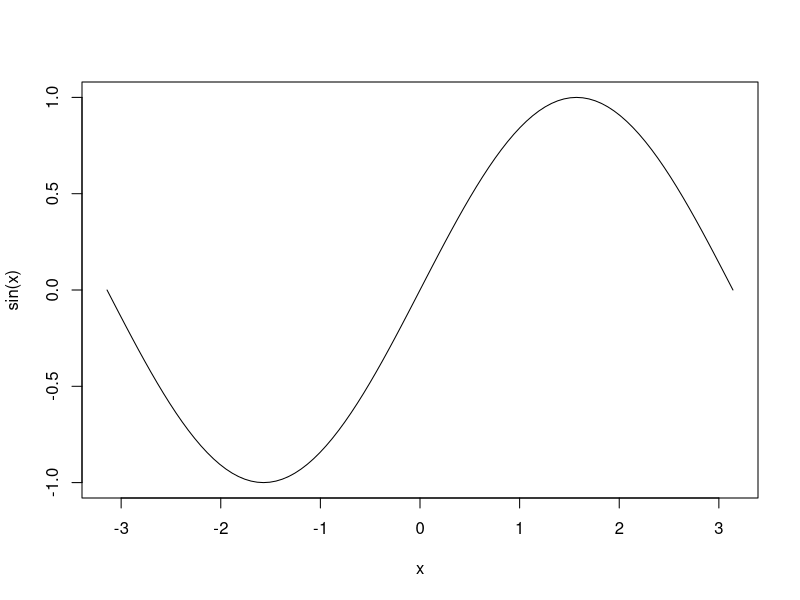

Write the R code that produced this figure.
#practice
dat1<-c(7.3, 6.8, 0.005, 9, 12, 2.4, 18.9, 0.9)
# (a) 计算数列的均值；
# (b) 将均值从数列中减去；
# (c) 找出数列中本身大于其平方根的所有元素；
# (d) 将每个元素的平方根近似到小数点后两位 (使用函数 round ).
m1<-mean(dat1)
m2<-quantile(dat1)
m3<-median(dat1)
dat1[-which(dat1==mean(dat1))] #?
m_sd<-sd(dat1)
m4<-dat1[which(dat1>=m_sd)]
m5<-round(sqrt(dat1),2)

#2.	定义 area = state.x77[,"Area"]. 请将 area 以逆序的形式显示出来
area=state.x77[,"Area"]
rev(area)
#3.计算 2 的前 50 次方和 1到50的平方。这两个序列有那几个元素相等？
out3_1<-2^(seq(1,50,1))
out3_2<-(seq(1,50,1))^2
out3_1[out3_1 == out3_2]
# 4.	读入数据 country.frame 。这是欧洲4个国家的数据。其中 GDP 代表国内生产总值, Pop 代表人口,  Inflation 为 2000年的消费者物价增长指数，area 为面积, EU 代表该国家是否是为欧盟成员国。请完成下列任务：
# (a)	计算人均国内生产总值并将其加入到 country.frame 中;
# (b)	那个国家拥有最高的人均国内生产总值？
# (c)	以变量人均 GDP 将 country.frame 排序。 
#无数据

#5.	请问 1:7 * 1:2 的结果是什么？你能解释吗？
# warning message length is not equal


#6.	请将一个数值型向量在3的倍数的位置上的元素变为这个元素的负值。
dat6<-c(1,3,5,6,9,12,20)
flag_3<-as.logical(dat6 %% 3)
replace(dat6,which(!dat6 %% 3),dat6[!flag_3]*(-1))
#7.	写出一个函数计算数值型向量的方差，方差的公式如下：
CalVar<-function(x){
  return(sum((x-mean(x))^2)/(length(x)-1))
}
#8.	使用 curve 函数画出 sin 函数在 [-pi,pi] 的图像，再将cos 函数在此区间的图像加上。
curve(sin,-pi,pi)


#9.此题利用数据 state.x77.
#(a)	用 plot 函数对变量 Illiteracy 和Murder 画散点图；
#(b)	在上面的散点图上，对 Income 位于前25%的州标上字符”high”
